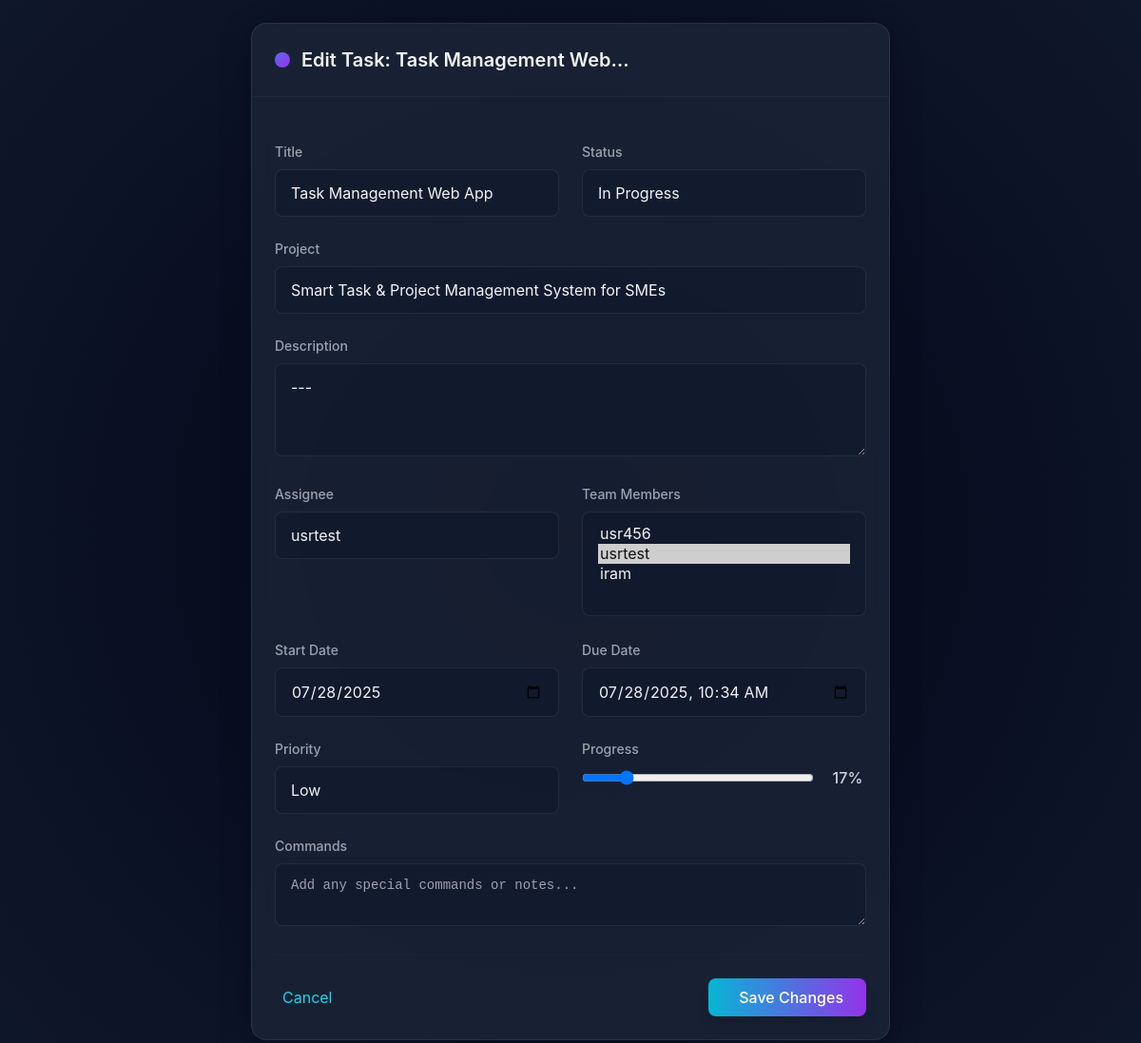
The page /tasks/tasks/22/edit/ (signed in) on the database as committed earlier.
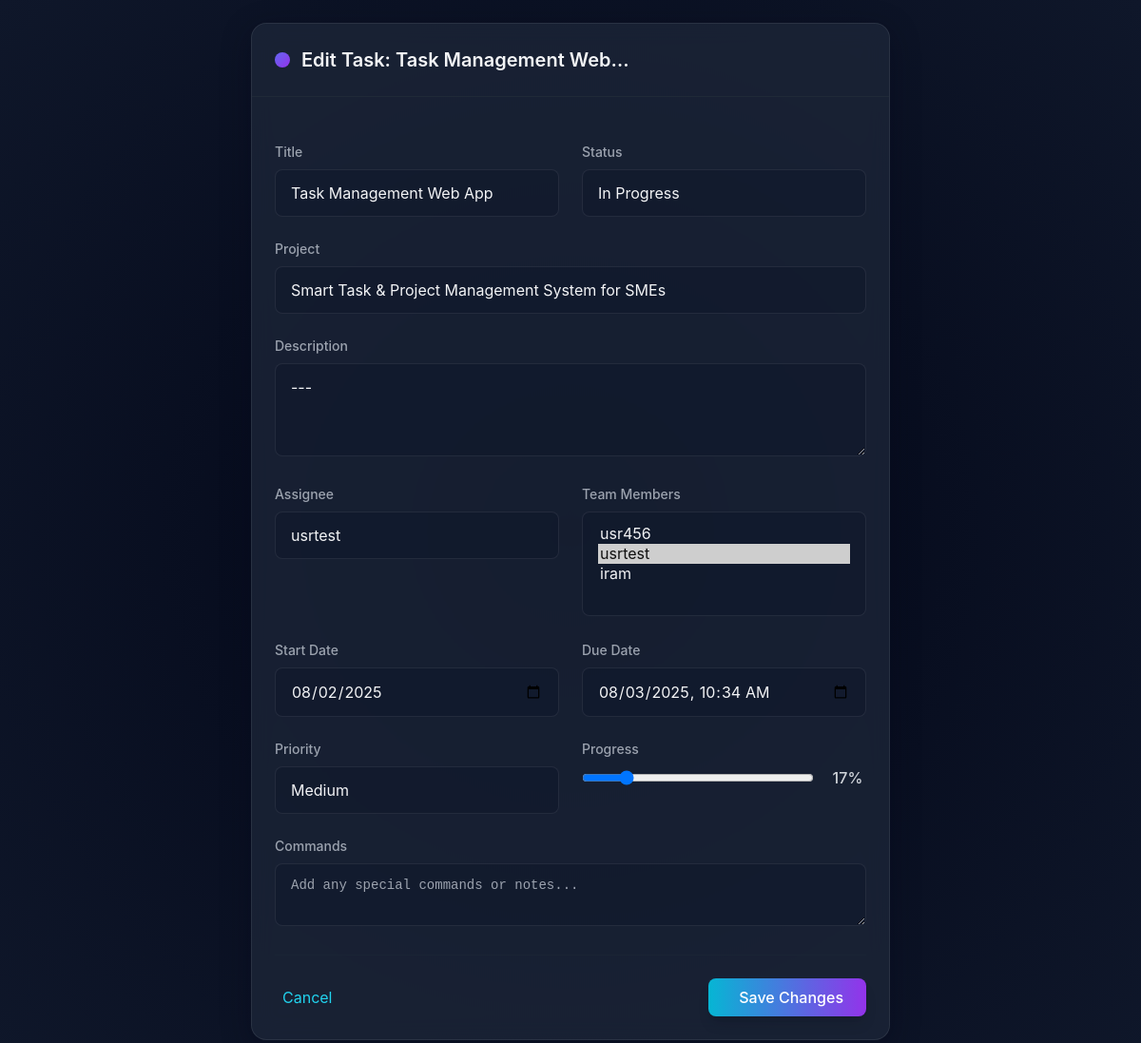
The same page on the database as committed later.
### tasks/models.py (models this page shows, shortened)
class Task(models.Model):
    STATUS_CHOICES = [
        ('not_started', 'Not Started'),
        ('in_progress', 'In Progress'),
        ('completed', 'Completed'),
        ('overdue', 'Overdue'),
    ]
    PRIORITY_CHOICES = [
        ('low', 'Low'),
        ('medium', 'Medium'),
        ('high', 'High'),
        ('critical', 'Critical'),
    ]
    project = models.ForeignKey(
        Project,
        on_delete=models.CASCADE,
        related_name="tasks_from_tasks_app",
    )
    title = models.CharField(max_length=255)
    description = models.TextField()
    team_members = models.ManyToManyField(
        settings.AUTH_USER_MODEL,
        blank=True,
        related_name='task_team_members'
    )
    assignee = models.ForeignKey(
        settings.AUTH_USER_MODEL,
        on_delete=models.SET_NULL,
        null=True,
        blank=True,
        related_name='assigned_tasks'
    )
    start_date = models.DateField(null=True, blank=True)
    due_date = models.DateTimeField(null=True, blank=True)
    status = models.CharField(max_length=20, choices=STATUS_CHOICES, default='not_started')
    priority = models.CharField(max_length=10, choices=PRIORITY_CHOICES, default='low')
    progress = models.PositiveIntegerField(default=0)
    commands = models.TextField(blank=True, null=True)
    created_at = models.DateTimeField(auto_now_add=True)

### project/decorators.py (the view)
    def wrapper(request, *args, **kwargs):
        if request.user.is_authenticated and request.user.role in ['admin', 'manager']:
            return view_func(request, *args, **kwargs)
        messages.error(request, "You are not authorized to access this page.")
        return redirect('dashboard')  # or wherever you want

### tasks/forms.py
class TaskForm(forms.ModelForm):
    class Meta:
        model = Task
        fields = [
            'title',
            'description',
            'project',
            'start_date',
            'due_date',
            'priority',
            'assignee',       # ✅ correct
            'team_members',   # ✅ correct
            'progress',
            'commands',
            'status',
        ]
        widgets = {
            'start_date': forms.DateInput(attrs={'type': 'date'}),
            'due_date': forms.DateTimeInput(attrs={'type': 'datetime-local'}),
            'description': forms.Textarea(attrs={'rows': 4}),
            'commands': forms.Textarea(attrs={'rows': 3}),
        }
    def __init__(self, *args, **kwargs):
        super().__init__(*args, **kwargs)
        self.fields['assignee'].queryset = User.objects.all()
        self.fields['team_members'].queryset = User.objects.all()

### project/models.py (called while the page is built)
    def __str__(self):
        return self.title

### users/models.py (called while the page is built)
    def __str__(self):
        return self.username

### tasks/templates/tasks/task_edit.html (shortened to what the changed rows need)
{% load widget_tweaks %}
<!DOCTYPE html>
<html lang="en">
<head>
    <script src="https://cdn.tailwindcss.com" nonce="{{ request.csp_nonce }}"></script>
    <link rel="stylesheet" href="https://cdnjs.cloudflare.com/ajax/libs/font-awesome/6.4.0/css/all.min.css">
</head>
<body class="bg-gray-950 text-gray-100 font-['Inter'] min-h-screen flex items-center justify-center p-6">
    <div class="glass-card w-full max-w-2xl rounded-2xl overflow-hidden">
        <div class="border-b border-gray-800 p-6 flex items-center justify-between">
            <div class="flex items-center space-x-3">
                <div class="bg-gradient-to-br from-indigo-500 to-purple-600 p-2 rounded-lg">
                </div>
                <h1 class="text-xl font-semibold">Edit Task: {{ task.title|truncatechars:20 }}</h1>
            </div>
        </div>
        <div class="p-6">
            <form method="POST" class="space-y-6">
                <div class="grid md:grid-cols-2 gap-6">
                    <div>
                        <label class="block text-sm font-medium text-gray-400 mb-2">Title</label>
                        {% render_field form.title class="form-input w-full px-4 py-3 rounded-lg focus:outline-none" placeholder="Task title" %}
                    </div>
                    <div>
                        <div class="relative">
                            {% render_field form.status class="form-input w-full px-4 py-3 rounded-lg focus:outline-none appearance-none" %}
                            <div class="absolute inset-y-0 right-0 flex items-center pr-3 pointer-events-none">
                            </div>
                        </div>
                    </div>
                </div>
                <div>
                    <label class="block text-sm font-medium text-gray-400 mb-2">Project</label>
                    {% render_field form.project class="form-input w-full px-4 py-3 rounded-lg focus:outline-none appearance-none" %}
                </div>
                <div>
                    <label class="block text-sm font-medium text-gray-400 mb-2">Description</label>
                    {% render_field form.description class="form-input w-full px-4 py-3 rounded-lg focus:outline-none" rows="3" placeholder="Task description..." %}
                </div>
                <div class="grid md:grid-cols-2 gap-6">
                    <div>
                        <div class="relative">
                            {% render_field form.assignee class="form-input w-full px-4 py-3 rounded-lg focus:outline-none appearance-none" %}
                            <div class="absolute inset-y-0 right-0 flex items-center pr-3 pointer-events-none">
                            </div>
                        </div>
                    </div>
                </div>
                <div class="grid md:grid-cols-2 gap-6">
                    <div>
                        <div class="relative">
                            {% render_field form.start_date class="form-input w-full px-4 py-3 rounded-lg focus:outline-none" %}
                            <div class="absolute inset-y-0 right-0 flex items-center pr-3 pointer-events-none">
                            </div>
                        </div>
                    </div>
                    <div>
                        <div class="relative">
                            {% render_field form.due_date class="form-input w-full px-4 py-3 rounded-lg focus:outline-none" %}
                            <div class="absolute inset-y-0 right-0 flex items-center pr-3 pointer-events-none">
                            </div>
                        </div>
                    </div>
                </div>
                <div class="grid md:grid-cols-2 gap-6">
                    <div>
                        <div class="relative">
                            {% render_field form.priority class="form-input w-full px-4 py-3 rounded-lg focus:outline-none appearance-none" %}
                            <div class="absolute inset-y-0 right-0 flex items-center pr-3 pointer-events-none">
                            </div>
                        </div>
                    </div>
                    <div>
                        <div class="flex items-center space-x-4">
                            {% render_field form.progress class="w-full rounded-lg bg-gray-800/50" type="range" min="0" max="100" %}
                            <span id="progressValue" class="text-gray-300 font-medium w-12 text-center">{{ form.progress.value|default:0 }}%</span>
                        </div>
                    </div>
                </div>
                <div>
                    <label class="block text-sm font-medium text-gray-400 mb-2">Commands</label>
                    {% render_field form.commands class="form-input w-full px-4 py-3 rounded-lg focus:outline-none font-mono text-sm" rows="2" placeholder="Add any special commands or notes..." %}
                </div>
            </form>
        </div>
    </div>
    <link href="https://cdn.jsdelivr.net/npm/select2@4.1.0-rc.0/dist/css/select2.min.css" rel="stylesheet" />
</body>
</html>

Rows that differ between the two databases and show on the page:
changed Task "Task Management Web App": start_date "07/28/2025" → "08/02/2025"; due_date "07/28/2025 10:34" → "08/03/2025 10:34"; priority "Low" → "Medium"
